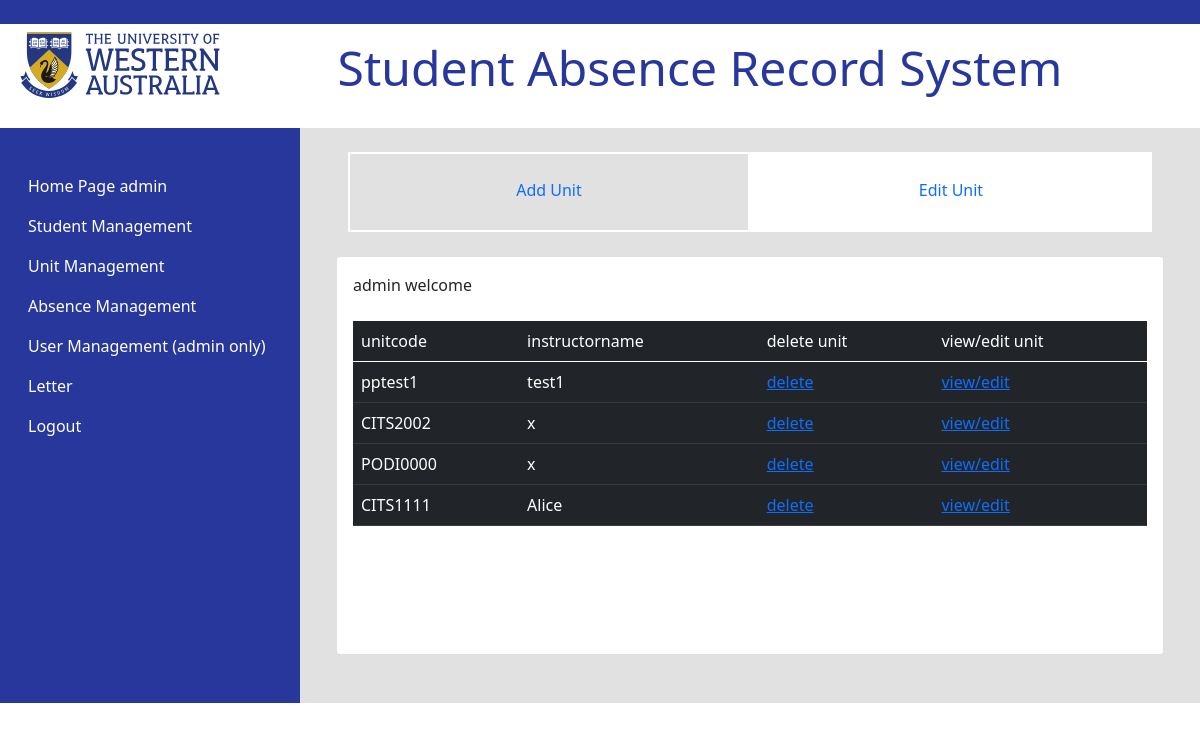
The app's page /unitsshow (signed in) with its own data.
### app.py (models this page shows, shortened)
class User(db.Model,UserMixin):
	id = db.Column(db.Integer, primary_key=True)
	username = db.Column(db.String(80), unique=True, nullable=False)
	email = db.Column(db.String(120), unique=True, nullable=False)
	password = db.Column(db.String(120), nullable=False)
	date = db.Column(db.DateTime, default=datetime.now)

class unit(db.Model):
	unitcode = db.Column(db.String(120), unique=True, nullable=False,primary_key=True)
	instructorname  = db.Column(db.String(120), unique=False, nullable=False)
	instructoremail = db.Column(db.String(120), unique=False, nullable=False)

### app.py (the view)
@app.route('/unitsshow', methods=['GET','POST'])
@login_required
def unitsshow():
	us = unit.query.all();
	return render_template('units_show.html',users=us)

### app.py (called while the page is built)
@login_manager.user_loader
def load_user(user_id):
	return User.query.get(int(user_id))

### templates/units_show.html (shortened to what this page needs)
{% extends 'base.html' %}
{% block content %}
<br>
  <div class="container">
  <div class="row" style=" background:red">
<br>
    <a class="col-sm d-flex justify-content-center" href="{{url_for('unitt')}}"style="height: 80px; text-decoration: none;border: white 2px solid; background:#E1E1E1">
<br>
 		Add Unit
    </a>
    <a class="col-sm d-flex justify-content-center" href="{{url_for('unitsshow')}}" style="height: 80px;text-decoration: none;background:white; border: white 2px solid;">
 		<br>Edit Unit
    </a>
    <br>
  </div>
</div>
<br>
<div class="card">
  <div class="card-body">
{{current_user.username}}
welcome
<br><br>
<table  class="table table-dark">
    <thead>
    	<tr>
		<td>unitcode</td>
		<td>instructorname</td>
		<td>delete unit</td>
		<td>view/edit unit</td>
		</tr>
	</thead>
{%for user in users%}
	<tr>
	<td>{{user.unitcode}}</td>
	<td>{{user.instructorname}}</td>
	<td><a href="deleteunit/{{user.unitcode}}">delete</a>
	<td><a href="unitt/{{user.unitcode}}">view/edit</a>
	</td>
	</tr>
{%endfor%}
</table>
<br><br>
  </div><br><br>
</div><br><br>
{% endblock %}

### templates/navbar.html (shortened to what this page needs)
<nav class="navbar navbar-expand-sm  ">
<ul class="flex-column nav">
  <li class="nav-item">
  </li>
  <li class="nav-item active">
    <a class="nav-link" style="color: white;" href="{{url_for('intro')}}">
   Home Page {{current_user.username}}</a>
  </li>
    <li class="nav-item">
      <a style="color: white;" class="nav-link"  href="{{url_for('student')}}">Student Management</a>
    </li>
    <li class="nav-item">
      <a style="color: white;" class="nav-link"  href="{{url_for('unitt')}}">Unit Management</a>
    </li>
    <li class="nav-item">
      <a style="color: white;" class="nav-link"  href="{{url_for('absencemng')}}">Absence Management</a>
    </li>
    <li class="nav-item">
      <a style="color: white;" class="nav-link"  href="{{url_for('setting')}}">User Management (admin only)</a>
    </li>
    <li class="nav-item">
      <a style="color: white;" class="nav-link"  href="{{url_for('manulaletter')}}">Letter</a>
    </li>
  {%if current_user.is_authenticated%}
    <li class="nav-item">
      <a style="color: white;" class="nav-link"  href="{{url_for('logout')}}">Logout</a>
    </li>
  {%else%}
    <li class="nav-item">
     <a style="color: white;" class="nav-link"  href="{{url_for('login')}}"> User Login</a>
    </li>
  {%endif%}
</ul>
</nav>

### records on screen
User: username "admin"
unit: unitcode "pptest1", instructorname "test1"
unit: unitcode "CITS2002", instructorname "x"
unit: unitcode "PODI0000", instructorname "x"
unit: unitcode "CITS1111", instructorname "Alice"
